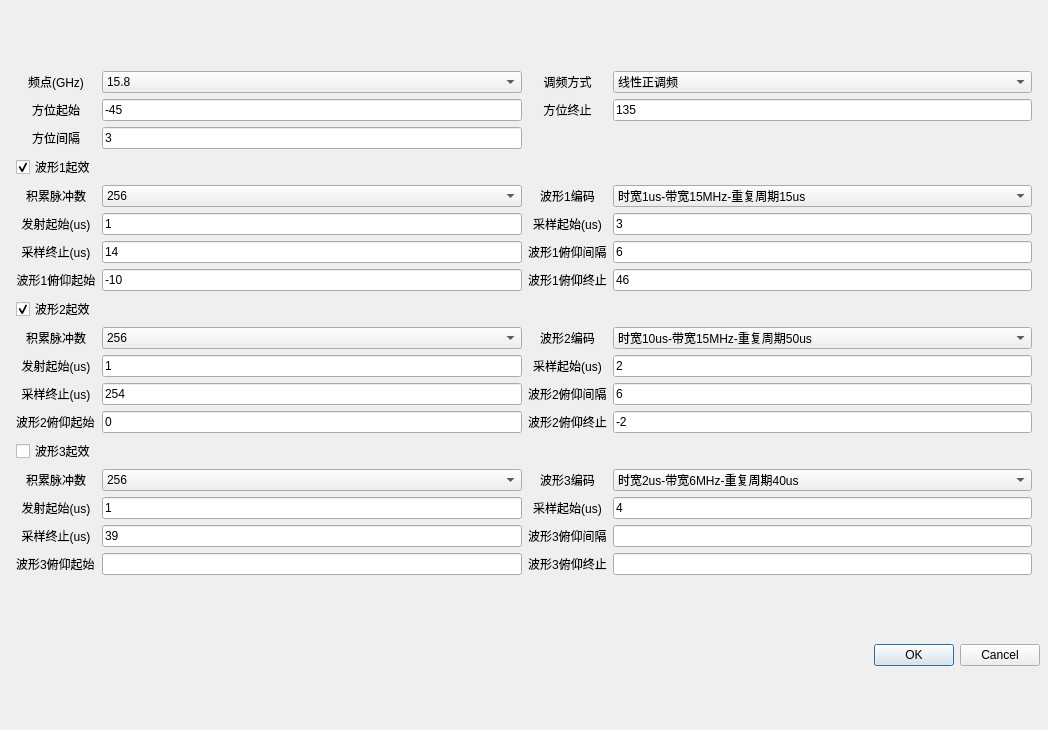
<?xml version="1.0" encoding="UTF-8"?>
<ui version="4.0">
  <class>waveAndSample</class>
  <widget class="QDialog" name="waveAndSample">
    <property name="geometry">
      <rect>
        <x>0</x>
        <y>0</y>
        <width>1048</width>
        <height>730</height>
      </rect>
    </property>
    <property name="windowTitle">
      <string>Dialog</string>
    </property>
    <layout class="QVBoxLayout" name="verticalLayout">
      <property name="bottomMargin">
        <number>8</number>
      </property>
      <property name="rightMargin">
        <number>8</number>
      </property>
      <property name="topMargin">
        <number>8</number>
      </property>
      <property name="leftMargin">
        <number>8</number>
      </property>
      <property name="spacing">
        <number>6</number>
      </property>
      <item>
        <layout class="QGridLayout" name="gridLayout">
          <property name="bottomMargin">
            <number>8</number>
          </property>
          <property name="rightMargin">
            <number>8</number>
          </property>
          <property name="topMargin">
            <number>8</number>
          </property>
          <property name="leftMargin">
            <number>8</number>
          </property>
          <property name="spacing">
            <number>6</number>
          </property>
          <item row="6" column="0">
            <widget class="QLabel" name="label_5">
              <property name="text">
                <string>采样终止(us)</string>
              </property>
              <property name="alignment">
                <set>Qt::AlignCenter</set>
              </property>
            </widget>
          </item>
          <item row="18" column="3">
            <widget class="QLineEdit" name="eleend3" />
          </item>
          <item row="15" column="0">
            <widget class="QLabel" name="label_21">
              <property name="text">
                <string>积累脉冲数</string>
              </property>
              <property name="alignment">
                <set>Qt::AlignCenter</set>
              </property>
            </widget>
          </item>
          <item row="5" column="3">
            <widget class="QLineEdit" name="samplestart1">
              <property name="text">
                <string>3</string>
              </property>
            </widget>
          </item>
          <item row="9" column="0">
            <widget class="QLabel" name="label_20">
              <property name="text">
                <string>积累脉冲数</string>
              </property>
              <property name="alignment">
                <set>Qt::AlignCenter</set>
              </property>
            </widget>
          </item>
          <item row="16" column="1">
            <widget class="QLineEdit" name="tran3">
              <property name="text">
                <string>1</string>
              </property>
              <property name="readOnly">
                <bool>true</bool>
              </property>
            </widget>
          </item>
          <item row="5" column="2">
            <widget class="QLabel" name="label_4">
              <property name="text">
                <string>采样起始(us)</string>
              </property>
              <property name="alignment">
                <set>Qt::AlignCenter</set>
              </property>
            </widget>
          </item>
          <item row="14" column="0">
            <widget class="QCheckBox" name="enable3">
              <property name="text">
                <string>波形3起效</string>
              </property>
            </widget>
          </item>
          <item row="4" column="2">
            <widget class="QLabel" name="label_2">
              <property name="text">
                <string>波形1编码</string>
              </property>
              <property name="alignment">
                <set>Qt::AlignCenter</set>
              </property>
            </widget>
          </item>
          <item row="4" column="0">
            <widget class="QLabel" name="label">
              <property name="text">
                <string>积累脉冲数</string>
              </property>
              <property name="alignment">
                <set>Qt::AlignCenter</set>
              </property>
            </widget>
          </item>
          <item row="7" column="2">
            <widget class="QLabel" name="label_15">
              <property name="text">
                <string>波形1俯仰终止</string>
              </property>
              <property name="alignment">
                <set>Qt::AlignCenter</set>
              </property>
            </widget>
          </item>
          <item row="7" column="1">
            <widget class="QLineEdit" name="elestart1">
              <property name="text">
                <string>-10</string>
              </property>
            </widget>
          </item>
          <item row="7" column="3">
            <widget class="QLineEdit" name="eleend1">
              <property name="text">
                <string>46</string>
              </property>
            </widget>
          </item>
          <item row="9" column="1">
            <widget class="CustomComboBox" name="pulseNum2">
              <property name="currentIndex">
                <number>3</number>
              </property>
              <item>
                <property name="text">
                  <string>32</string>
                </property>
              </item>
              <item>
                <property name="text">
                  <string>64</string>
                </property>
              </item>
              <item>
                <property name="text">
                  <string>128</string>
                </property>
              </item>
              <item>
                <property name="text">
                  <string>256</string>
                </property>
              </item>
              <item>
                <property name="text">
                  <string>512</string>
                </property>
              </item>
              <item>
                <property name="text">
                  <string>1024</string>
                </property>
              </item>
            </widget>
          </item>
          <item row="13" column="3">
            <widget class="QLineEdit" name="eleend2">
              <property name="text">
                <string>-2</string>
              </property>
            </widget>
          </item>
          <item row="9" column="3">
            <widget class="CustomComboBox" name="wave2">
              <property name="sizePolicy">
                <sizepolicy hsizetype="Expanding" vsizetype="Fixed">
                  <horstretch>0</horstretch>
                  <verstretch>0</verstretch>
                </sizepolicy>
              </property>
              <property name="currentIndex">
                <number>9</number>
              </property>
              <item>
                <property name="text">
                  <string>时宽2us-带宽6MHz-重复周期40us</string>
                </property>
              </item>
              <item>
                <property name="text">
                  <string>时宽2us-带宽6MHz-重复周期25us</string>
                </property>
              </item>
              <item>
                <property name="text">
                  <string>时宽4us-带宽6MHz-重复周期20us</string>
                </property>
              </item>
              <item>
                <property name="text">
                  <string>时宽10us-带宽6MHz-重复周期50us</string>
                </property>
              </item>
              <item>
                <property name="text">
                  <string>时宽20us-带宽6MHz-重复周期100us</string>
                </property>
              </item>
              <item>
                <property name="text">
                  <string>时宽35us-带宽6MHz-重复周期175us</string>
                </property>
              </item>
              <item>
                <property name="text">
                  <string>时宽1us-带宽15MHz-重复周期15us</string>
                </property>
              </item>
              <item>
                <property name="text">
                  <string>时宽1us-带宽15MHz-重复周期30us</string>
                </property>
              </item>
              <item>
                <property name="text">
                  <string>时宽1us-带宽15MHz-重复周期40us</string>
                </property>
              </item>
              <item>
                <property name="text">
                  <string>时宽10us-带宽15MHz-重复周期50us</string>
                </property>
              </item>
              <item>
                <property name="text">
                  <string>时宽25us-带宽15MHz-重复周期125us</string>
                </property>
              </item>
              <item>
                <property name="text">
                  <string>时宽35us-带宽15MHz-重复周期175us</string>
                </property>
              </item>
            </widget>
          </item>
          <item row="16" column="3">
            <widget class="QLineEdit" name="samplestart3">
              <property name="text">
                <string>4</string>
              </property>
            </widget>
          </item>
          <item row="6" column="3">
            <widget class="QLineEdit" name="elestep1">
              <property name="text">
                <string>6</string>
              </property>
            </widget>
          </item>
          <item row="10" column="0">
            <widget class="QLabel" name="label_7">
              <property name="text">
                <string>发射起始(us)</string>
              </property>
              <property name="alignment">
                <set>Qt::AlignCenter</set>
              </property>
            </widget>
          </item>
          <item row="5" column="0">
            <widget class="QLabel" name="label_3">
              <property name="text">
                <string>发射起始(us)</string>
              </property>
              <property name="alignment">
                <set>Qt::AlignCenter</set>
              </property>
            </widget>
          </item>
          <item row="6" column="2">
            <widget class="QLabel" name="label_27">
              <property name="text">
                <string>波形1俯仰间隔</string>
              </property>
            </widget>
          </item>
          <item row="2" column="0">
            <widget class="QLabel" name="label_26">
              <property name="text">
                <string>方位间隔</string>
              </property>
              <property name="alignment">
                <set>Qt::AlignCenter</set>
              </property>
            </widget>
          </item>
          <item row="16" column="0">
            <widget class="QLabel" name="label_11">
              <property name="text">
                <string>发射起始(us)</string>
              </property>
              <property name="alignment">
                <set>Qt::AlignCenter</set>
              </property>
            </widget>
          </item>
          <item row="12" column="1">
            <widget class="QLineEdit" name="samplelen2">
              <property name="text">
                <string>254</string>
              </property>
            </widget>
          </item>
          <item row="17" column="0">
            <widget class="QLabel" name="label_13">
              <property name="text">
                <string>采样终止(us)</string>
              </property>
              <property name="alignment">
                <set>Qt::AlignCenter</set>
              </property>
            </widget>
          </item>
          <item row="18" column="2">
            <widget class="QLabel" name="label_19">
              <property name="text">
                <string>波形3俯仰终止</string>
              </property>
              <property name="alignment">
                <set>Qt::AlignCenter</set>
              </property>
            </widget>
          </item>
          <item row="17" column="3">
            <widget class="QLineEdit" name="elestep3" />
          </item>
          <item row="16" column="2">
            <widget class="QLabel" name="label_12">
              <property name="text">
                <string>采样起始(us)</string>
              </property>
              <property name="alignment">
                <set>Qt::AlignCenter</set>
              </property>
            </widget>
          </item>
          <item row="8" column="0">
            <widget class="QCheckBox" name="enable2">
              <property name="text">
                <string>波形2起效</string>
              </property>
              <property name="checked">
                <bool>true</bool>
              </property>
            </widget>
          </item>
          <item row="1" column="2">
            <widget class="QLabel" name="label_25">
              <property name="text">
                <string>方位终止</string>
              </property>
              <property name="alignment">
                <set>Qt::AlignCenter</set>
              </property>
            </widget>
          </item>
          <item row="3" column="0">
            <widget class="QCheckBox" name="enable1">
              <property name="text">
                <string>波形1起效</string>
              </property>
              <property name="checked">
                <bool>true</bool>
              </property>
            </widget>
          </item>
          <item row="0" column="2">
            <widget class="QLabel" name="label_23">
              <property name="text">
                <string>调频方式</string>
              </property>
              <property name="alignment">
                <set>Qt::AlignCenter</set>
              </property>
            </widget>
          </item>
          <item row="4" column="1">
            <widget class="CustomComboBox" name="pulseNum1">
              <property name="currentIndex">
                <number>3</number>
              </property>
              <item>
                <property name="text">
                  <string>32</string>
                </property>
              </item>
              <item>
                <property name="text">
                  <string>64</string>
                </property>
              </item>
              <item>
                <property name="text">
                  <string>128</string>
                </property>
              </item>
              <item>
                <property name="text">
                  <string>256</string>
                </property>
              </item>
              <item>
                <property name="text">
                  <string>512</string>
                </property>
              </item>
              <item>
                <property name="text">
                  <string>1024</string>
                </property>
              </item>
            </widget>
          </item>
          <item row="13" column="2">
            <widget class="QLabel" name="label_17">
              <property name="text">
                <string>波形2俯仰终止</string>
              </property>
              <property name="alignment">
                <set>Qt::AlignCenter</set>
              </property>
            </widget>
          </item>
          <item row="18" column="1">
            <widget class="QLineEdit" name="elestart3" />
          </item>
          <item row="1" column="3">
            <widget class="QLineEdit" name="aziend">
              <property name="text">
                <string>135</string>
              </property>
            </widget>
          </item>
          <item row="7" column="0">
            <widget class="QLabel" name="label_14">
              <property name="text">
                <string>波形1俯仰起始</string>
              </property>
              <property name="alignment">
                <set>Qt::AlignCenter</set>
              </property>
            </widget>
          </item>
          <item row="12" column="2">
            <widget class="QLabel" name="label_28">
              <property name="text">
                <string>波形2俯仰间隔</string>
              </property>
            </widget>
          </item>
          <item row="1" column="1">
            <widget class="QLineEdit" name="azistart">
              <property name="text">
                <string>-45</string>
              </property>
            </widget>
          </item>
          <item row="9" column="2">
            <widget class="QLabel" name="label_6">
              <property name="text">
                <string>波形2编码</string>
              </property>
              <property name="alignment">
                <set>Qt::AlignCenter</set>
              </property>
            </widget>
          </item>
          <item row="12" column="3">
            <widget class="QLineEdit" name="elestep2">
              <property name="text">
                <string>6</string>
              </property>
            </widget>
          </item>
          <item row="15" column="3">
            <widget class="CustomComboBox" name="wave3">
              <property name="sizePolicy">
                <sizepolicy hsizetype="Expanding" vsizetype="Fixed">
                  <horstretch>0</horstretch>
                  <verstretch>0</verstretch>
                </sizepolicy>
              </property>
              <item>
                <property name="text">
                  <string>时宽2us-带宽6MHz-重复周期40us</string>
                </property>
              </item>
              <item>
                <property name="text">
                  <string>时宽2us-带宽6MHz-重复周期25us</string>
                </property>
              </item>
              <item>
                <property name="text">
                  <string>时宽4us-带宽6MHz-重复周期20us</string>
                </property>
              </item>
              <item>
                <property name="text">
                  <string>时宽10us-带宽6MHz-重复周期50us</string>
                </property>
              </item>
              <item>
                <property name="text">
                  <string>时宽20us-带宽6MHz-重复周期100us</string>
                </property>
              </item>
              <item>
                <property name="text">
                  <string>时宽35us-带宽6MHz-重复周期175us</string>
                </property>
              </item>
              <item>
                <property name="text">
                  <string>时宽1us-带宽15MHz-重复周期15us</string>
                </property>
              </item>
              <item>
                <property name="text">
                  <string>时宽1us-带宽15MHz-重复周期30us</string>
                </property>
              </item>
              <item>
                <property name="text">
                  <string>时宽1us-带宽15MHz-重复周期40us</string>
                </property>
              </item>
              <item>
                <property name="text">
                  <string>时宽10us-带宽15MHz-重复周期50us</string>
                </property>
              </item>
              <item>
                <property name="text">
                  <string>时宽25us-带宽15MHz-重复周期125us</string>
                </property>
              </item>
              <item>
                <property name="text">
                  <string>时宽35us-带宽15MHz-重复周期175us</string>
                </property>
              </item>
            </widget>
          </item>
          <item row="10" column="3">
            <widget class="QLineEdit" name="samplestart2">
              <property name="text">
                <string>2</string>
              </property>
            </widget>
          </item>
          <item row="15" column="2">
            <widget class="QLabel" name="label_10">
              <property name="text">
                <string>波形3编码</string>
              </property>
              <property name="alignment">
                <set>Qt::AlignCenter</set>
              </property>
            </widget>
          </item>
          <item row="12" column="0">
            <widget class="QLabel" name="label_9">
              <property name="text">
                <string>采样终止(us)</string>
              </property>
              <property name="alignment">
                <set>Qt::AlignCenter</set>
              </property>
            </widget>
          </item>
          <item row="10" column="1">
            <widget class="QLineEdit" name="tran2">
              <property name="text">
                <string>1</string>
              </property>
              <property name="readOnly">
                <bool>true</bool>
              </property>
            </widget>
          </item>
          <item row="17" column="1">
            <widget class="QLineEdit" name="samplelen3">
              <property name="text">
                <string>39</string>
              </property>
            </widget>
          </item>
          <item row="4" column="3">
            <widget class="CustomComboBox" name="wave1">
              <property name="sizePolicy">
                <sizepolicy hsizetype="Expanding" vsizetype="Fixed">
                  <horstretch>0</horstretch>
                  <verstretch>0</verstretch>
                </sizepolicy>
              </property>
              <property name="currentIndex">
                <number>6</number>
              </property>
              <item>
                <property name="text">
                  <string>时宽2us-带宽6MHz-重复周期40us</string>
                </property>
              </item>
              <item>
                <property name="text">
                  <string>时宽2us-带宽6MHz-重复周期25us</string>
                </property>
              </item>
              <item>
                <property name="text">
                  <string>时宽4us-带宽6MHz-重复周期20us</string>
                </property>
              </item>
              <item>
                <property name="text">
                  <string>时宽10us-带宽6MHz-重复周期50us</string>
                </property>
              </item>
              <item>
                <property name="text">
                  <string>时宽20us-带宽6MHz-重复周期100us</string>
                </property>
              </item>
              <item>
                <property name="text">
                  <string>时宽35us-带宽6MHz-重复周期175us</string>
                </property>
              </item>
              <item>
                <property name="text">
                  <string>时宽1us-带宽15MHz-重复周期15us</string>
                </property>
              </item>
              <item>
                <property name="text">
                  <string>时宽1us-带宽15MHz-重复周期30us</string>
                </property>
              </item>
              <item>
                <property name="text">
                  <string>时宽1us-带宽15MHz-重复周期40us</string>
                </property>
              </item>
              <item>
                <property name="text">
                  <string>时宽10us-带宽15MHz-重复周期50us</string>
                </property>
              </item>
              <item>
                <property name="text">
                  <string>时宽25us-带宽15MHz-重复周期125us</string>
                </property>
              </item>
              <item>
                <property name="text">
                  <string>时宽35us-带宽15MHz-重复周期175us</string>
                </property>
              </item>
            </widget>
          </item>
          <item row="13" column="1">
            <widget class="QLineEdit" name="elestart2">
              <property name="text">
                <string>0</string>
              </property>
            </widget>
          </item>
          <item row="17" column="2">
            <widget class="QLabel" name="label_29">
              <property name="text">
                <string>波形3俯仰间隔</string>
              </property>
            </widget>
          </item>
          <item row="2" column="1">
            <widget class="QLineEdit" name="azistep">
              <property name="text">
                <string>3</string>
              </property>
            </widget>
          </item>
          <item row="0" column="3">
            <widget class="CustomComboBox" name="type">
              <property name="currentIndex">
                <number>1</number>
              </property>
              <item>
                <property name="text">
                  <string>线性负调频</string>
                </property>
              </item>
              <item>
                <property name="text">
                  <string>线性正调频</string>
                </property>
              </item>
            </widget>
          </item>
          <item row="0" column="0">
            <widget class="QLabel" name="label_22">
              <property name="text">
                <string>频点(GHz)</string>
              </property>
              <property name="alignment">
                <set>Qt::AlignCenter</set>
              </property>
            </widget>
          </item>
          <item row="13" column="0">
            <widget class="QLabel" name="label_16">
              <property name="text">
                <string>波形2俯仰起始</string>
              </property>
            </widget>
          </item>
          <item row="0" column="1">
            <widget class="CustomComboBox" name="freq">
              <property name="currentIndex">
                <number>2</number>
              </property>
              <item>
                <property name="text">
                  <string>15.6</string>
                </property>
              </item>
              <item>
                <property name="text">
                  <string>15.7</string>
                </property>
              </item>
              <item>
                <property name="text">
                  <string>15.8</string>
                </property>
              </item>
              <item>
                <property name="text">
                  <string>15.9</string>
                </property>
              </item>
              <item>
                <property name="text">
                  <string>16.0</string>
                </property>
              </item>
              <item>
                <property name="text">
                  <string>16.1</string>
                </property>
              </item>
              <item>
                <property name="text">
                  <string>16.2</string>
                </property>
              </item>
              <item>
                <property name="text">
                  <string>16.3</string>
                </property>
              </item>
            </widget>
          </item>
          <item row="18" column="0">
            <widget class="QLabel" name="label_18">
              <property name="text">
                <string>波形3俯仰起始</string>
              </property>
            </widget>
          </item>
          <item row="6" column="1">
            <widget class="QLineEdit" name="samplelen1">
              <property name="text">
                <string>14</string>
              </property>
            </widget>
          </item>
          <item row="10" column="2">
            <widget class="QLabel" name="label_8">
              <property name="text">
                <string>采样起始(us)</string>
              </property>
              <property name="alignment">
                <set>Qt::AlignCenter</set>
              </property>
            </widget>
          </item>
          <item row="15" column="1">
            <widget class="CustomComboBox" name="pulseNum3">
              <property name="currentIndex">
                <number>3</number>
              </property>
              <item>
                <property name="text">
                  <string>32</string>
                </property>
              </item>
              <item>
                <property name="text">
                  <string>64</string>
                </property>
              </item>
              <item>
                <property name="text">
                  <string>128</string>
                </property>
              </item>
              <item>
                <property name="text">
                  <string>256</string>
                </property>
              </item>
              <item>
                <property name="text">
                  <string>512</string>
                </property>
              </item>
              <item>
                <property name="text">
                  <string>1024</string>
                </property>
              </item>
            </widget>
          </item>
          <item row="5" column="1">
            <widget class="QLineEdit" name="tran1">
              <property name="text">
                <string>1</string>
              </property>
              <property name="readOnly">
                <bool>true</bool>
              </property>
            </widget>
          </item>
          <item row="1" column="0">
            <widget class="QLabel" name="label_24">
              <property name="text">
                <string>方位起始</string>
              </property>
              <property name="alignment">
                <set>Qt::AlignCenter</set>
              </property>
            </widget>
          </item>
        </layout>
      </item>
      <item>
        <widget class="QDialogButtonBox" name="buttonBox">
          <property name="orientation">
            <enum>Qt::Horizontal</enum>
          </property>
          <property name="standardButtons">
            <set>QDialogButtonBox::Cancel|QDialogButtonBox::Ok</set>
          </property>
        </widget>
      </item>
    </layout>
  </widget>
  <customwidgets>
    <customwidget>
      <class>CustomComboBox</class>
      <extends>QComboBox</extends>
      <header>cusWidgets/customcombobox.h</header>
    </customwidget>
  </customwidgets>
  <resources />
  <connections>
    <connection>
      <sender>buttonBox</sender>
      <signal>accepted()</signal>
      <receiver>waveAndSample</receiver>
      <slot>accept()</slot>
      <hints>
        <hint type="sourcelabel">
          <x>248</x>
          <y>254</y>
        </hint>
        <hint type="destinationlabel">
          <x>157</x>
          <y>274</y>
        </hint>
      </hints>
    </connection>
    <connection>
      <sender>buttonBox</sender>
      <signal>rejected()</signal>
      <receiver>waveAndSample</receiver>
      <slot>reject()</slot>
      <hints>
        <hint type="sourcelabel">
          <x>316</x>
          <y>260</y>
        </hint>
        <hint type="destinationlabel">
          <x>286</x>
          <y>274</y>
        </hint>
      </hints>
    </connection></connections>
</ui>
